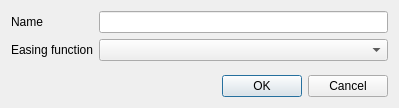
<?xml version="1.0" encoding="UTF-8"?>
<ui version="4.0">
 <class>KeyframeGroupDialog</class>
 <widget class="QDialog" name="KeyframeGroupDialog">
  <property name="geometry">
   <rect>
    <x>0</x>
    <y>0</y>
    <width>399</width>
    <height>108</height>
   </rect>
  </property>
  <property name="windowTitle">
   <string>Keyframe Group</string>
  </property>
  <layout class="QVBoxLayout" name="verticalLayout">
   <item>
    <layout class="QFormLayout" name="formLayout">
     <item row="0" column="0">
      <widget class="QLabel" name="label">
       <property name="text">
        <string>Name</string>
       </property>
      </widget>
     </item>
     <item row="0" column="1">
      <widget class="QLineEdit" name="lineEditName"/>
     </item>
     <item row="1" column="0">
      <widget class="QLabel" name="label_2">
       <property name="text">
        <string>Easing function</string>
       </property>
      </widget>
     </item>
     <item row="1" column="1">
      <widget class="QComboBox" name="comboBoxEasing"/>
     </item>
    </layout>
   </item>
   <item>
    <widget class="QDialogButtonBox" name="buttonBox">
     <property name="orientation">
      <enum>Qt::Horizontal</enum>
     </property>
     <property name="standardButtons">
      <set>QDialogButtonBox::Cancel|QDialogButtonBox::Ok</set>
     </property>
    </widget>
   </item>
  </layout>
 </widget>
 <resources/>
 <connections>
  <connection>
   <sender>buttonBox</sender>
   <signal>accepted()</signal>
   <receiver>KeyframeGroupDialog</receiver>
   <slot>accept()</slot>
   <hints>
    <hint type="sourcelabel">
     <x>248</x>
     <y>254</y>
    </hint>
    <hint type="destinationlabel">
     <x>157</x>
     <y>274</y>
    </hint>
   </hints>
  </connection>
  <connection>
   <sender>buttonBox</sender>
   <signal>rejected()</signal>
   <receiver>KeyframeGroupDialog</receiver>
   <slot>reject()</slot>
   <hints>
    <hint type="sourcelabel">
     <x>316</x>
     <y>260</y>
    </hint>
    <hint type="destinationlabel">
     <x>286</x>
     <y>274</y>
    </hint>
   </hints>
  </connection>
 </connections>
</ui>
